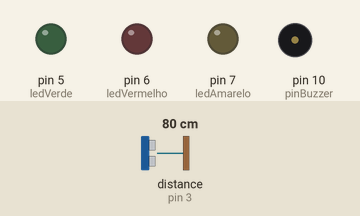
Simulated run of this program. Board: Arduino Uno, built with avr-gcc and run on an emulated ATmega328P. Shown: output pins drawn as LEDs (lit = HIGH), buzzer (waves = sounding). Wiring (inferred from the names in the program): ultrasonic range finder: trigger pin 2; echo pin 3. Inputs (shaded band) come from the test bench; at power-on: distance to the obstacle (sensor on pin 3) 80 cm. The echo pulse lasts 58.3 µs per cm; pins used as bus, display or sensor lines are not drawn.

Above: at 1.2 s.
1.3 s: distance to the obstacle (sensor on pin 3) set to 35 cm
2.8 s: distance to the obstacle (sensor on pin 3) set to 28 cm
At 3.6 s:
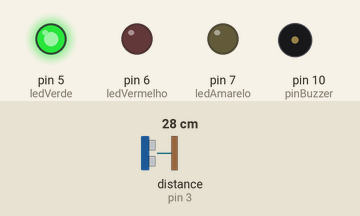
4.3 s: distance to the obstacle (sensor on pin 3) set to 24 cm
5.8 s: distance to the obstacle (sensor on pin 3) set to 19 cm
At 7.0 s:
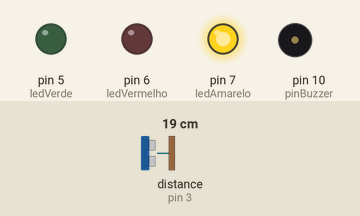
7.3 s: distance to the obstacle (sensor on pin 3) set to 13 cm
8.8 s: distance to the obstacle (sensor on pin 3) set to 10 cm
At 9.4 s:
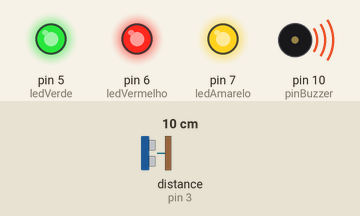
Timing chart, 0 to 11.3 s (numbered marks = the images above; inputs shaded):
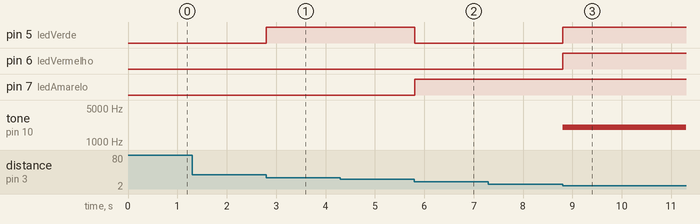

Measured:
- the behaviour switches between 32 and 31 cm on distance to the obstacle (sensor on pin 3) (found by bisection; images 0 and 1)
- the behaviour switches between 22 and 21 cm on distance to the obstacle (sensor on pin 3) (found by bisection; images 1 and 2)
- the behaviour switches between 12 and 11 cm on distance to the obstacle (sensor on pin 3) (found by bisection; images 2 and 3)
- after the input at 1.3 s, every drawn part: stays the same
- after the input at 2.8 s, pin 5 (ledVerde): LOW → HIGH at once
- after the input at 4.3 s, every drawn part: stays the same
- after the input at 5.8 s, pin 5 (ledVerde): HIGH → LOW at once; pin 7 (ledAmarelo): LOW → HIGH at once
- after the input at 7.3 s, every drawn part: stays the same
- after the input at 8.8 s, pin 5 (ledVerde), pin 6 (ledVermelho): LOW → HIGH at once; tone on pin 10 (pinBuzzer): silent → 2000 Hz at once

The program:

main.cpp
```cpp
#include <Arduino.h>
#include<Adafruit_Sensor.h>
#include <Servo.h>

const int trig = 2;
const int echo = 3;
const int pinBuzzer = 10;
const int ledVerde = 5;
const int ledVermelho = 6;
const int ledAmarelo = 7;
int distancia;

void setup(){
pinMode(trig, OUTPUT);
pinMode(echo,INPUT);
pinMode(pinBuzzer, OUTPUT);
pinMode(ledAmarelo,OUTPUT);
pinMode(ledVerde,OUTPUT);
pinMode(ledVermelho,OUTPUT);

}

void loop(){
  distancia = sensor(trig,echo);

  if (distancia <= 10){
    tone(10, 2000);
    digitalWrite(ledVermelho,HIGH);
    digitalWrite(ledVerde,HIGH);
    digitalWrite(ledAmarelo,HIGH);

  } else if(distancia > 10 && distancia <= 20){
    digitalWrite(ledVermelho,LOW);
    digitalWrite(ledVerde,LOW);
    digitalWrite(ledAmarelo,HIGH);

  } else if(distancia > 20 && distancia <= 30){
    digitalWrite(ledVermelho,LOW);
    digitalWrite(ledVerde,HIGH);
    digitalWrite(ledAmarelo,LOW);
  } else {
    noTone(10);
    digitalWrite(ledVermelho,LOW);
    digitalWrite(ledVerde,LOW);
    digitalWrite(ledAmarelo,LOW);
  }


}

int sensor(int trig,int echo){
  digitalWrite(trig, LOW);
  delayMicroseconds(2);
  digitalWrite(trig,HIGH);
  delayMicroseconds(10);
  digitalWrite(trig, LOW);

  return pulseIn(echo, HIGH)/58;
}
```
